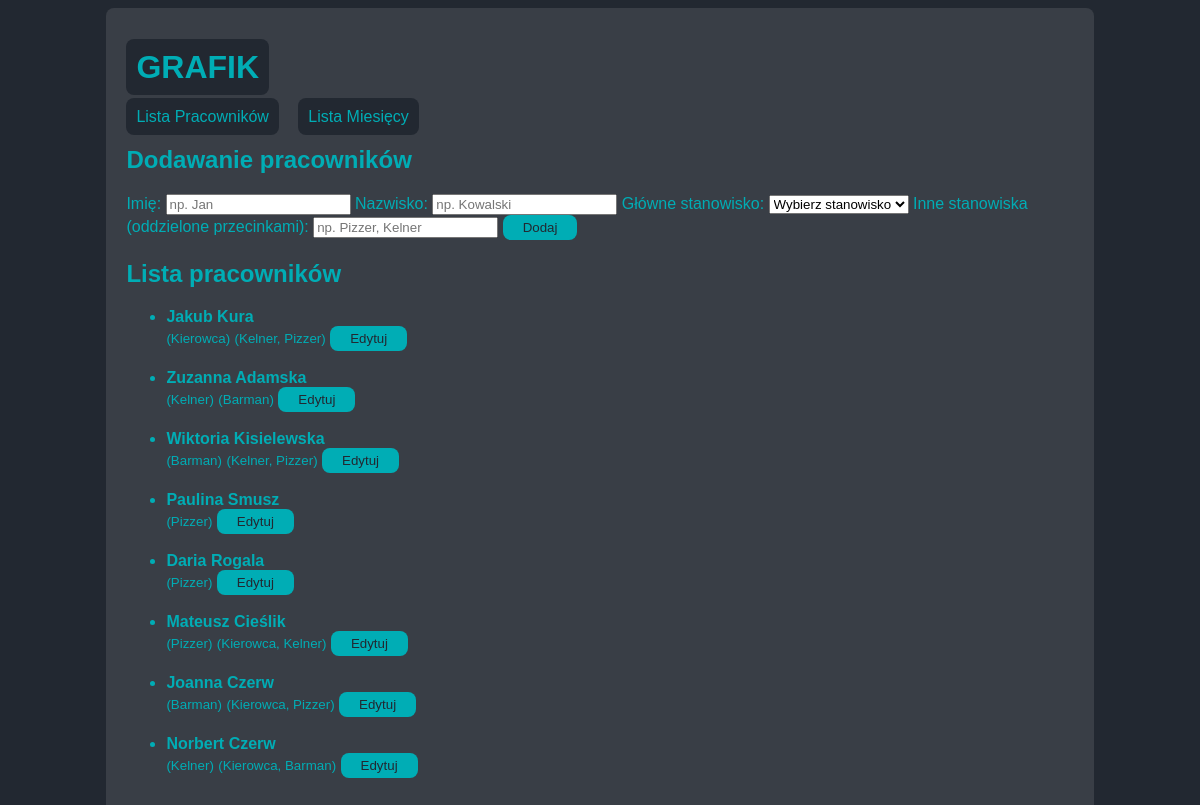
Screenshot of /list_employees with the database file from the repository.
### tables this page shows
CREATE TABLE employees(
id INTEGER PRIMARY KEY AUTOINCREMENT,
name TEXT NOT NULL,
surname TEXT NOT NULL,
positions TEXT not null,
active INTEGER NOT NULL DEFAULT 1 CHECK (active IN (0, 1)),
created_at TEXT NOT NULL DEFAULT (datetime('now'))
);

### app.py (the view, shortened to what this page needs)
@app.route("/list_employees", methods=["GET","POST"])
def list_employees():
    db = get_db()
    raw_employees = db.execute("SELECT id, name, surname, positions, active, created_at FROM employees ORDER by created_at DESC").fetchall()
    employees = []
    for emp in raw_employees:
        emp_data = dict(emp)
        if emp_data.get('positions'):
            try:
                emp_data['positions'] = json.loads(emp_data['positions'])
            except json.JSONDecodeError:
                emp_data['positions'] = {}
        else:
            emp_data['positions'] = {}
        employees.append(emp_data)
    return render_template("list_employees.html", employees=employees)

### app.py (called while the page is built)
def get_db():
    if "db" not in g:
        conn = sqlite3.connect(DATABASE)
        conn.row_factory = sqlite3.Row
        conn.execute("PRAGMA foreign_keys = ON;")
        g.db = conn
    return g.db

### templates/list_employees.html (shortened to what this page needs)
{% extends "index.html" %}
    {% block content %}
    <h2>Dodawanie pracowników</h2>
    <form method="post" action="{{ url_for('list_employees') }}">
        <label for="name">Imię:</label>
        <input type="text" name="name" id="name" required placeholder="np. Jan">
        <label for="surname">Nazwisko:</label>
        <input type="text" name="surname" id="surname" required placeholder="np. Kowalski">
        <label for="main_position">Główne stanowisko:</label>
        <select name="main_position" id="main_position" required>
            <option value="">Wybierz stanowisko</option>
        </select>
        <label for="other_positions">Inne stanowiska (oddzielone przecinkami):</label>
        <input type="text" name="other_positions" id="other_positions" placeholder="np. Pizzer, Kelner">
        <button type="submit">Dodaj</button>
    </form>
    <h2>Lista pracowników</h2>
{% if employees|length == 0 %}
<h3>Brak pracowników na liście</h3>
{% else %}
    <ul>
        {% for employee in employees %}
            <li class="employee-item">
                <div class="employee-title">
                    <strong>{{ employee["name"] }} {{ employee["surname"] }}</strong>
                    <br>
                    <small>({{ employee['positions']['main_position'] }})</small>
                    {%if employee['positions']['other_positions'] != ['None'] and employee['positions']['other_positions'] != [] %}<small>({{ employee['positions']['other_positions']|join(', ') }})</small>{% endif %}
                    <form method="get" action='{{ url_for('edit_employee', employee_id=employee['id']) }}' style="display:inline;">
                        <button type="submit">Edytuj</button>
                    </form>
                </div>
                <br>
            </li>
        {% endfor %}
    </ul>
{% endif %}
    {% endblock %}

### templates/index.html (shortened to what this page needs)
<!DOCTYPE html>
<html lang="en">
<head>
    <link rel="stylesheet" href="{{ url_for('static', filename='CSS/style.css') }}">
</head>
<body>
    <div class="container">
    <header>
        <div class="nav">
        <h1><a href="{{ url_for('index') }}">GRAFIK</a></h1>
        <a href="{{ url_for('list_employees') }}">Lista Pracowników</a>
        <a href="{{ url_for('add_month') }}">Lista Miesięcy</a>
        </div>
    </header>
    <section class="content">
    {% block content %}{% endblock %}
    </section>
    </div>
</body>
</html>

### static/CSS/style.css (style rules this page uses)
:root { --body_color: #222831; --main_color: #393E46; --text_color: #00ADB5; }
body { background-color: var(--body_color, value); color: var(--text_color, value); font-family: Arial, sans-serif; }
.container { width: 80%; margin: 0 auto; background-color: var(--main_color, value); padding: 20px; border-radius: 8px; }
a { color: #EEEEEE; text-decoration: none; margin-right: 15px; margin-top: 10px; background-color: var(--body_color); color: var(--text_color); border-radius: 8px; padding: 10px; }
button { background-color: var(--text_color); color: var(--body_color); border: none; padding: 5px 20px; border-radius: 8px; cursor: pointer; }

### rows the page displays
employees: name "Jakub", surname "Kura", positions.main_position "Kierowca", positions.other_positions "Kelner, Pizzer"
employees: name "Zuzanna", surname "Adamska", positions.main_position "Kelner", positions.other_positions "Barman"
employees: name "Wiktoria", surname "Kisielewska", positions.main_position "Barman", positions.other_positions "Kelner, Pizzer"
employees: name "Paulina", surname "Smusz", positions.main_position "Pizzer"
employees: name "Daria", surname "Rogala", positions.main_position "Pizzer"
employees: name "Mateusz", surname "Cieślik", positions.main_position "Pizzer", positions.other_positions "Kierowca, Kelner"
employees: name "Joanna", surname "Czerw", positions.main_position "Barman", positions.other_positions "Kierowca, Pizzer"
employees: name "Norbert", surname "Czerw", positions.main_position "Kelner", positions.other_positions "Kierowca, Barman"
